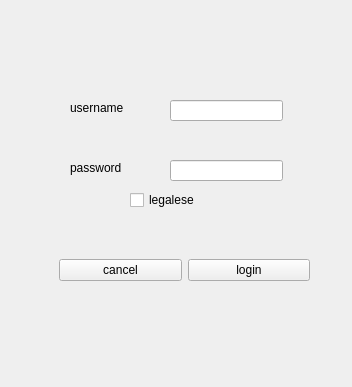
<?xml version="1.0" encoding="UTF-8"?>
<ui version="4.0">
 <class>LoginForm</class>
 <widget class="QWidget" name="LoginForm">
  <property name="enabled">
   <bool>true</bool>
  </property>
  <property name="geometry">
   <rect>
    <x>0</x>
    <y>0</y>
    <width>352</width>
    <height>387</height>
   </rect>
  </property>
  <property name="windowTitle">
   <string>Form</string>
  </property>
  <widget class="QWidget" name="horizontalLayoutWidget">
   <property name="geometry">
    <rect>
     <x>59</x>
     <y>230</y>
     <width>251</width>
     <height>80</height>
    </rect>
   </property>
   <layout class="QHBoxLayout" name="horizontalLayout">
    <item>
     <widget class="QPushButton" name="cancelButton">
      <property name="text">
       <string>cancel</string>
      </property>
     </widget>
    </item>
    <item>
     <widget class="QPushButton" name="loginButton">
      <property name="text">
       <string>login</string>
      </property>
     </widget>
    </item>
   </layout>
  </widget>
  <widget class="QLineEdit" name="username_lineEdit">
   <property name="geometry">
    <rect>
     <x>170</x>
     <y>100</y>
     <width>113</width>
     <height>21</height>
    </rect>
   </property>
  </widget>
  <widget class="QLineEdit" name="password_line_edit">
   <property name="geometry">
    <rect>
     <x>170</x>
     <y>160</y>
     <width>113</width>
     <height>21</height>
    </rect>
   </property>
  </widget>
  <widget class="QLabel" name="username_label">
   <property name="geometry">
    <rect>
     <x>70</x>
     <y>100</y>
     <width>58</width>
     <height>16</height>
    </rect>
   </property>
   <property name="text">
    <string>username</string>
   </property>
  </widget>
  <widget class="QLabel" name="password_label">
   <property name="geometry">
    <rect>
     <x>70</x>
     <y>160</y>
     <width>58</width>
     <height>16</height>
    </rect>
   </property>
   <property name="text">
    <string>password</string>
   </property>
  </widget>
  <widget class="QCheckBox" name="checkBox">
   <property name="geometry">
    <rect>
     <x>130</x>
     <y>190</y>
     <width>85</width>
     <height>20</height>
    </rect>
   </property>
   <property name="text">
    <string>legalese</string>
   </property>
  </widget>
 </widget>
 <resources/>
 <connections/>
</ui>
